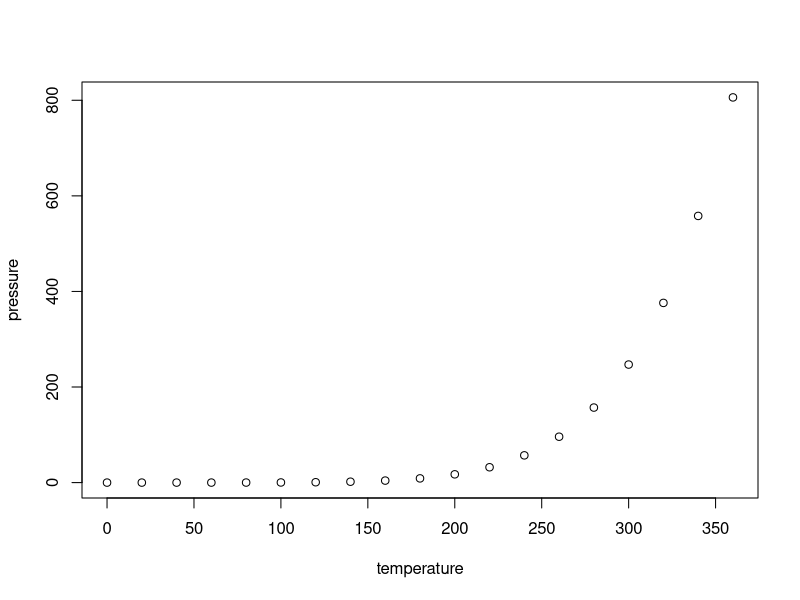
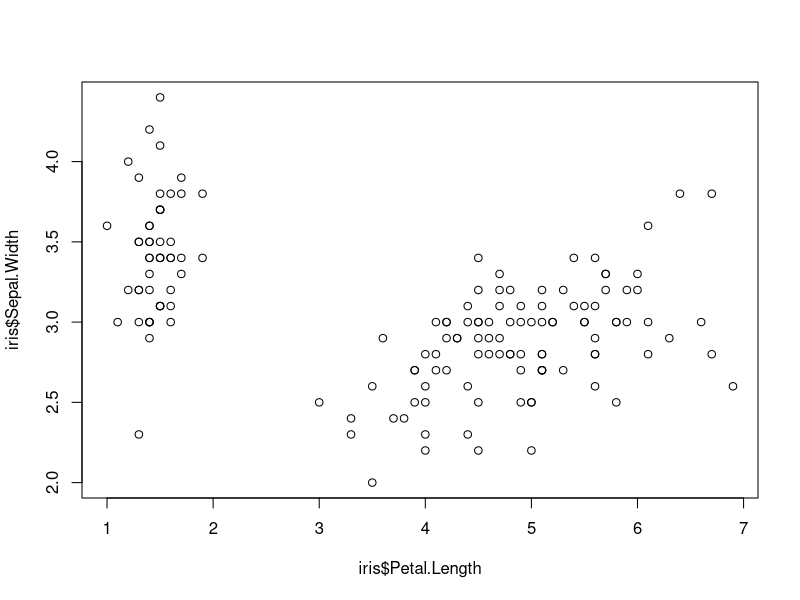
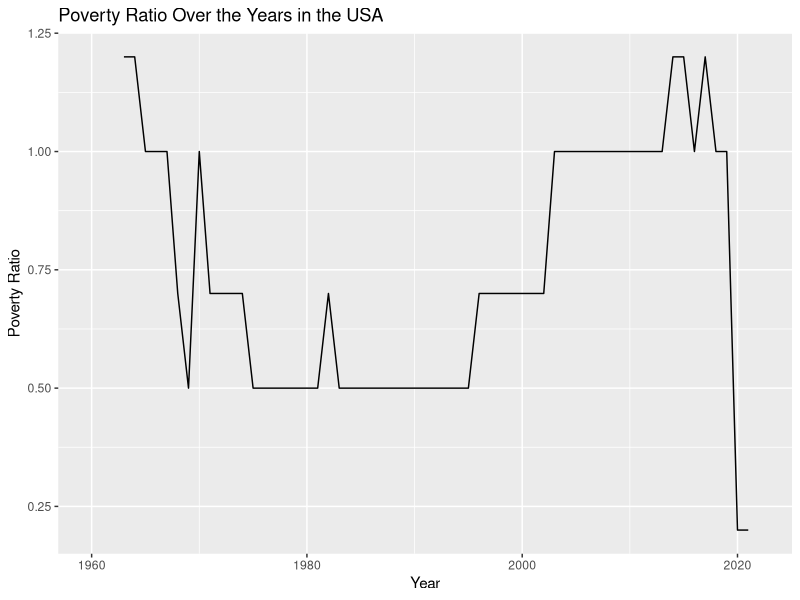
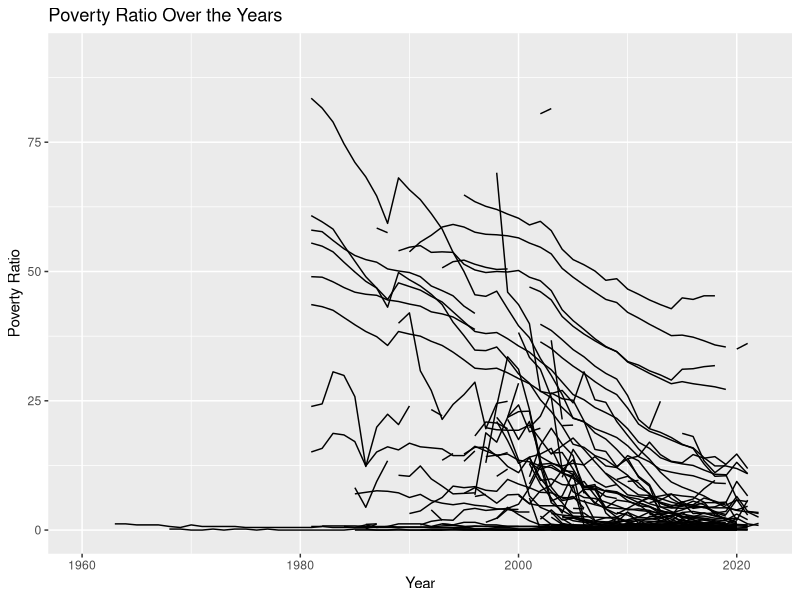
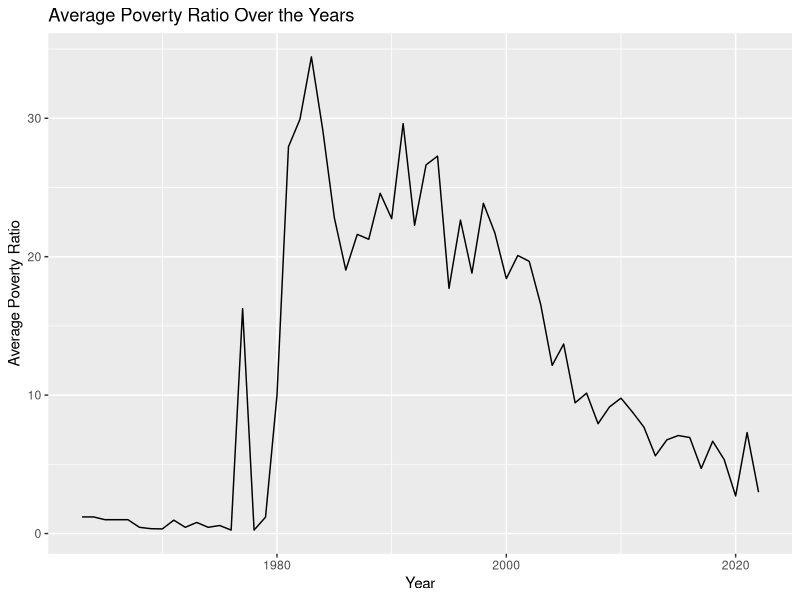
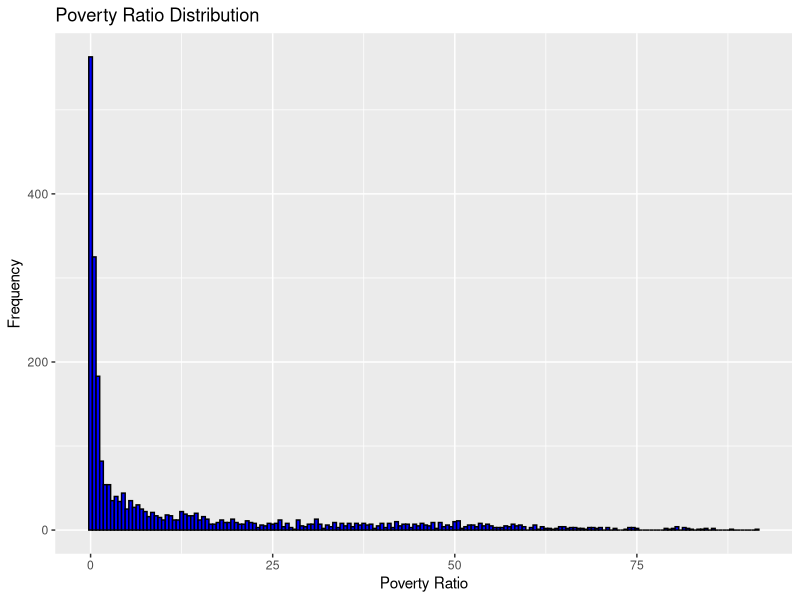
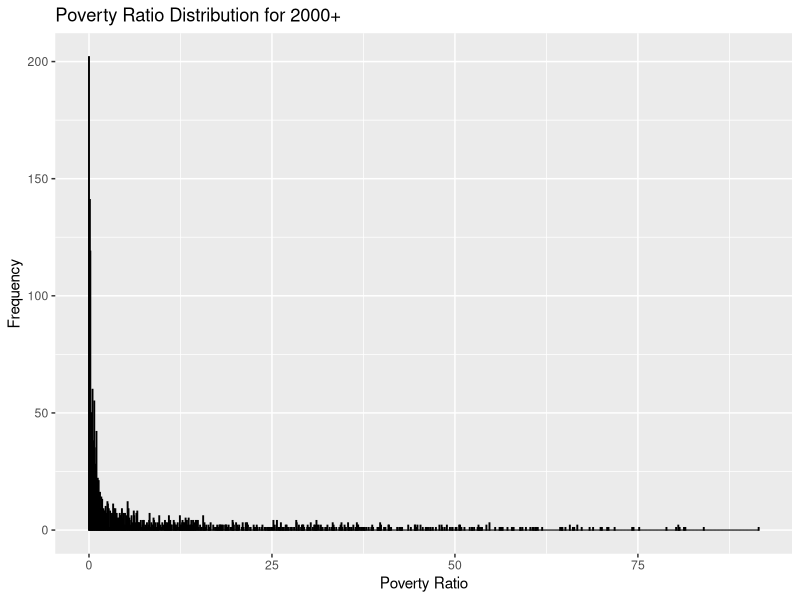
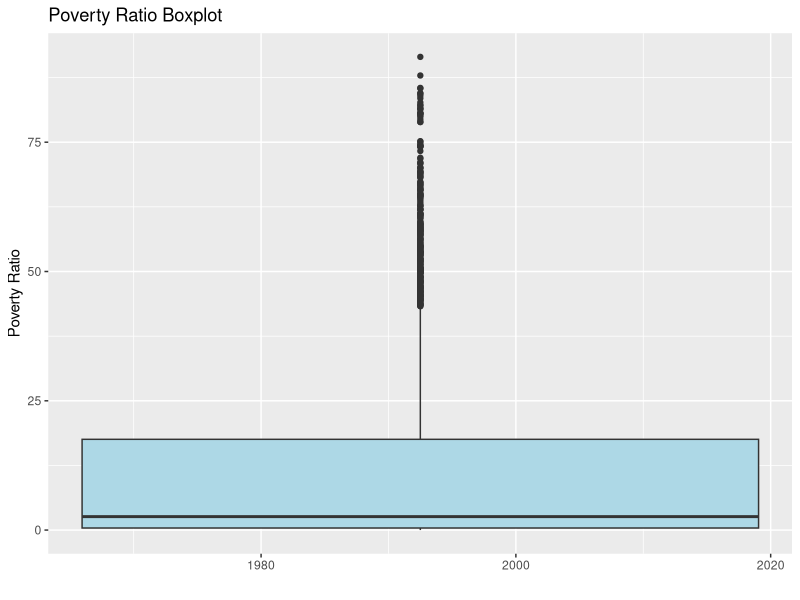

Generate these figures, in order, with R:
## ---- chunk 1
knitr::opts_chunk$set(echo = FALSE)
## ---- chunk 2
summary(cars)
## ---- chunk 3
plot(pressure) 
plot(iris$Petal.Length, iris$Sepal.Width)
## ---- chunk 4
data = read.csv("./Data/API_SI.POV.DDAY_DS2_en_csv_v2_2756.csv")

# Remove the columns 'Indicator.Name'  and 'Indicator.Code' since it doesn't contain any useful information
data = data[, !(colnames(data) %in% c("Indicator.Name", "Indicator.Code"))]
colnames(data)
head(data)

## ---- chunk 5
library(ggplot2)
library(reshape2)
#install.packages("dplyr")
library(dplyr)

# Note, we want to plot x=year and y=Poverty ratio
# Years are part of the columns(starts with X followed by a number ) of the dataset. We need to convert all this years into a single column
# Poverty ratio is its own column
# Data for the usa is in the row with the country code "USA". Under the column "Country.Code"

long_data = melt(data, id.vars = c("Country.Name", "Country.Code"),
                  variable.name = "Year", value.name = "PovertyRatio")

colnames(long_data)
head(long_data)
## ---- chunk 6

# Convert 'Year' from a character to an integer, remove 'X' prefix convert
long_data$Year = as.integer(gsub("^X", "", long_data$Year))

# Filter the data for the USA
usa_data = filter(long_data, `Country.Code` == "USA")

# Plot the data
ggplot(usa_data, aes(x = Year, y = PovertyRatio)) +
  geom_line() + # Use geom_line() for a line plot
  labs(title = "Poverty Ratio Over the Years in the USA",
       x = "Year",
       y = "Poverty Ratio")


## ---- chunk 7
# Plot the data for all the countries
ggplot(long_data, aes(x = Year, y = PovertyRatio)) +
  geom_line(aes(group = Country.Name)) + # Use geom_line() for a line plot
  labs(title = "Poverty Ratio Over the Years",
       x = "Year",
       y = "Poverty Ratio")

# Plot the average poverty ratio over the years for each country in a bar plot 
ggplot(long_data, aes(x = Year, y = PovertyRatio)) +
  geom_line(stat = "summary", fun = "mean") +
  labs(title = "Average Poverty Ratio Over the Years",
       x = "Year",
       y = "Average Poverty Ratio")


## ---- chunk 8
# Create a histogram to visualize the distribution of the selected numeric variable. You are encouraged to experiment with bin sizes and labels. 
ggplot(long_data, aes(x = PovertyRatio)) +
  geom_histogram(binwidth = 0.5, fill = "blue", color = "black") +
  labs(title = "Poverty Ratio Distribution",
       x = "Poverty Ratio",
       y = "Frequency")

# Look at the historgram but only for year 2020+
year_2020_plus  = filter(long_data, Year >= 2000)
# Remove outliers, values that Poverty.Ration > 10 
#year_2020_plus = filter(year_2020_plus, PovertyRatio <= 10)
ggplot(year_2020_plus, aes(x = PovertyRatio)) +
  geom_histogram(binwidth = 0.06, fill = "red", color = "black") +
  labs(title = "Poverty Ratio Distribution for 2000+",
       x = "Poverty Ratio",
       y = "Frequency")


## ---- chunk 9
# Create a box plot to visualize the median, quartiles, and potential outliers of the selected numeric variable.
ggplot(long_data, aes(x = Year, y = PovertyRatio)) +
  geom_boxplot(fill = "lightblue",) +
  labs(title = "Poverty Ratio Boxplot",
       x = "",
       y = "Poverty Ratio")


